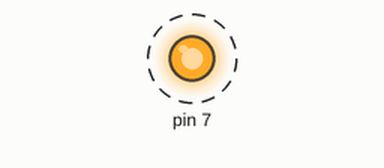
A sketch run on a simulated Arduino Uno, built with avr-gcc and run on an emulated ATmega328P. On the bench: output pins drawn as LEDs (lit = HIGH). Dashed ring = blinking. What the sketch prints to the serial monitor is not drawn.

Above: at 0.5 s.
Timing chart, 0 to 4.6 s (numbered marks = the images above):
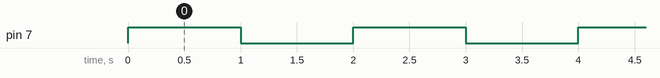

Measured:
- by itself, pin 7: alternates HIGH for 1.0 s and LOW for 1.0 s

The sketch:

blink.ino
```cpp
void setup() {
  Serial.begin(115200);
  Serial.println("hello world2");
  pinMode(7, OUTPUT);
}

void loop() {
  digitalWrite(7, HIGH);   // turn the LED on (HIGH is the voltage level)
  delay(1000);              // wait for a second
  digitalWrite(7, LOW);    // turn the LED off by making the voltage LOW
  delay(1000);              // wait for a second
}
```
